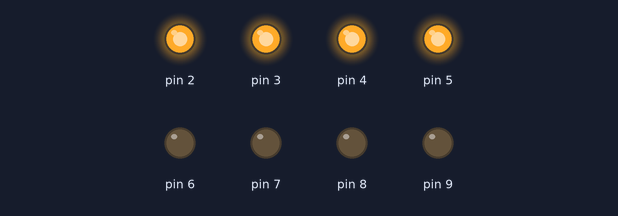
This sketch was run on a simulated Arduino Uno, built with avr-gcc and run on an emulated ATmega328P. On the bench: output pins drawn as LEDs (lit = HIGH).

Above: at 0.02 s.
At 0.42 s:
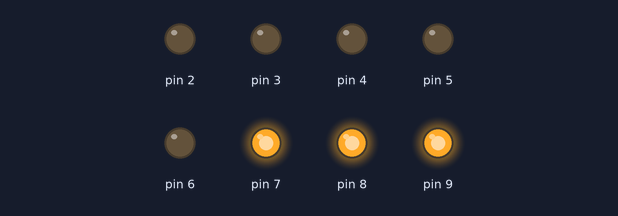
At 0.72 s:
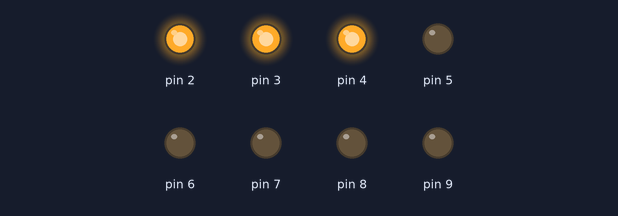
At 1.65 s:
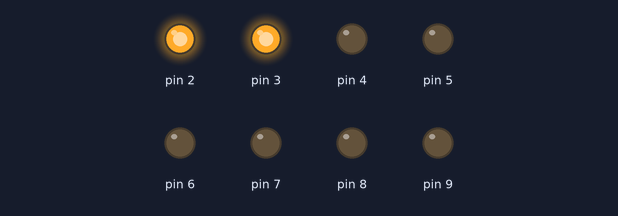
At 2.27 s:
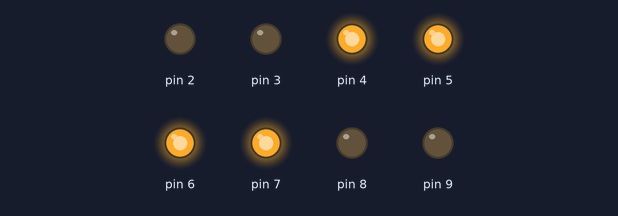
At 2.9 s:
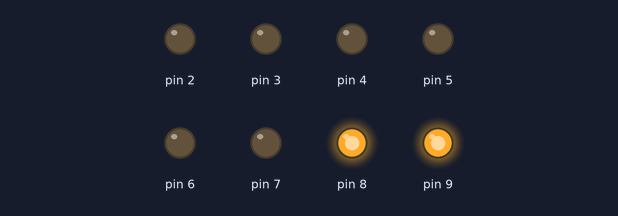
Timing chart, 0 to 3.2 s (numbered marks = the images above):
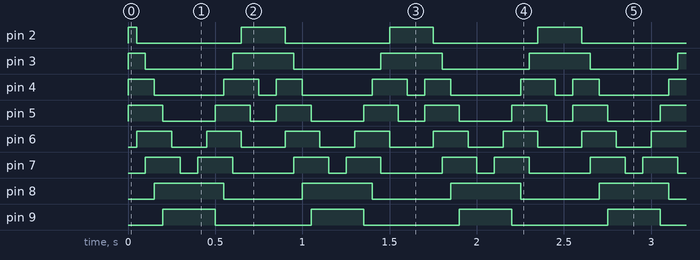

The sketch:

flowingLeds.ino
```cpp
int d = 50;

void setup() {
  for (int i=2; i<=9; i++) {
    pinMode(i,OUTPUT);
//    if (i<=4) {
//      digitalWrite(i,HIGH);
//    }
  }
}

int f(int n) {
  return (n-2)%8+2;
}

void loop() {
  while (true) {
    for (int i=2;i<=8;i++) {
      digitalWrite(f(i),HIGH);
      digitalWrite(f(i+1),HIGH);
      if (i+2<=9) {
        digitalWrite(f(i+2),HIGH);
        if (i+3<=9){
          digitalWrite(f(i+3),HIGH);
        }
      }
      digitalWrite(f(i-1),LOW);
      delay(d);
    }
    delay(d);

    for (int i=7;i>=0;i--) {
      if (i>=2) {
        digitalWrite(f(i),HIGH);
        if (i>=1) {
          digitalWrite(f(i+1),HIGH);
        }
      }
      if (i+2<=9) {
        digitalWrite(f(i+2),HIGH);
        if (i+3<=9){
          digitalWrite(f(i+3),HIGH);
          if (i+4<=9){
            digitalWrite(f(i+4),LOW);
          }
        }
      }
      delay(d);
    }
    delay(d);
  }
}
```

Measured:
- by itself, pin 2: repeats every 0.85 s: LOW 0.60 s, HIGH 0.25 s
- by itself, pin 3: repeats every 0.85 s: LOW 0.50 s, HIGH 0.35 s
- by itself, pin 4: repeats every 0.85 s: LOW 0.40 s, HIGH 0.20 s, LOW 0.10 s, HIGH 0.15 s
- by itself, pin 5: repeats every 0.85 s: LOW 0.30 s, HIGH 0.20 s, LOW 0.15 s, HIGH 0.20 s
- by itself, pin 6: alternates HIGH for 0.20 s and LOW for 0.20 s
- by itself, pin 7: repeats every 0.85 s: LOW 0.10 s, HIGH 0.20 s, LOW 0.35 s, HIGH 0.20 s
- by itself, pin 8: alternates HIGH for 0.40 s and LOW for 0.45 s
- by itself, pin 9: alternates HIGH for 0.30 s and LOW for 0.55 s
